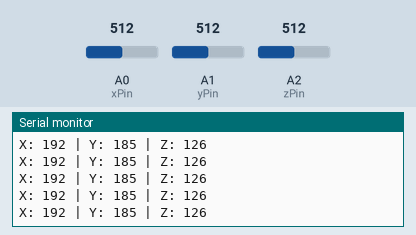
Simulated run of this sketch. Board: Arduino Uno, built with avr-gcc and run on an emulated ATmega328P. Parts: the last lines printed to the serial monitor. The inputs (shaded band) are chosen by the test bench; at power-on: A0 (xPin) = 512, A1 (yPin) = 512, A2 (zPin) = 512.

Above: at 1.2 s.
1.3 s: A0 (xPin) set to 228
At 1.34 s:
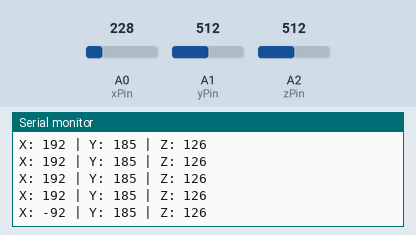
2.8 s: A0 (xPin) set to 206
At 2.82 s:
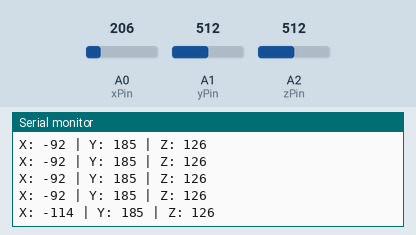
4.3 s: A1 (yPin) set to 434
At 4.34 s:
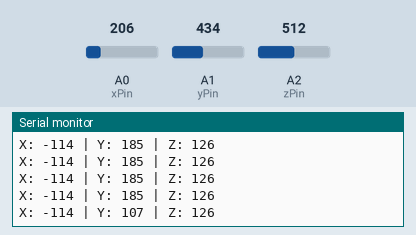
7.3 s: A1 (yPin) set to 413
At 7.3 s:
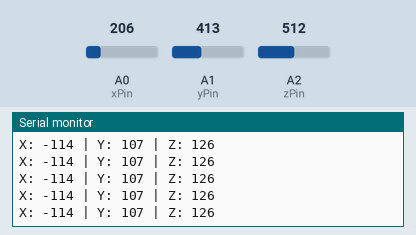
Timing chart, 0 to 10.3 s (numbered marks = the images above; inputs shaded):
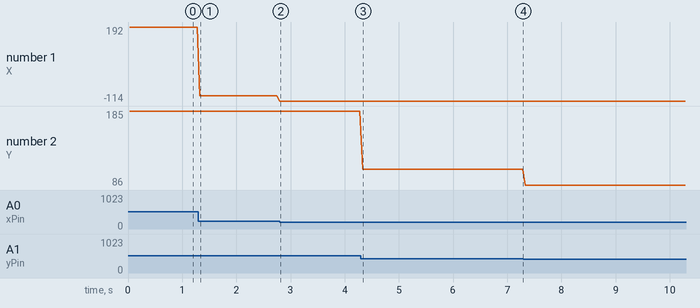

The sketch:

sketch_jan4b.ino
```cpp
const int xPin = A0; // X-axis
const int yPin = A1; // Y-axis
const int zPin = A2; // Z-axis

void setup() {
  // Initialize the Serial Monitor
  Serial.begin(9600);
  Serial.println("ADXL335 Accelerometer Reading");
}

void loop() {
  // Read the analog values from the ADXL335
  int xValue = analogRead(xPin);
  int yValue = analogRead(yPin);
  int zValue = analogRead(zPin);

  // Print the raw analog values to the Serial Monitor
  Serial.print("X: ");
  Serial.print(xValue - 320);
  Serial.print(" | Y: ");
  Serial.print(yValue - 327);
  Serial.print(" | Z: ");
  Serial.println(zValue - 386);

  // Add a small delay to make it readable
  delay(50); // Adjust the delay as needed
}
```

Measured:
- after the input at 1.3 s, the serial monitor: prints a new line at once (image 1)
- after the input at 2.8 s, the serial monitor: prints a new line at once (image 2)
- after the input at 4.3 s, the serial monitor: prints a new line at once (image 3)
- plotted number 1: 192 → -92 after the input at 1.3 s, -92 → -114 after the input at 2.8 s
- plotted number 2: 185 → 107 after the input at 4.3 s, 107 → 86 after the input at 7.3 s
